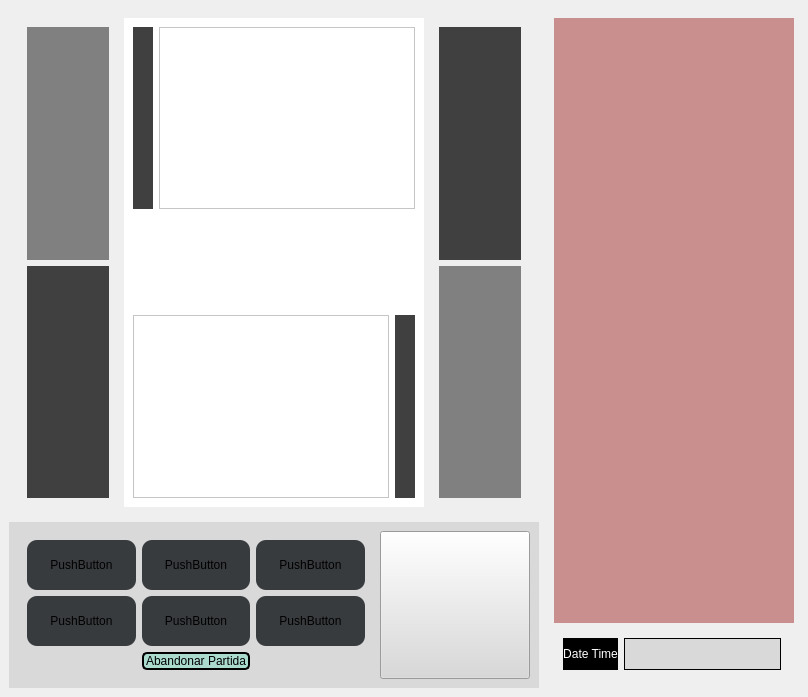
<?xml version="1.0" encoding="UTF-8"?>
<ui version="4.0">
 <class>MainWindow</class>
 <widget class="QMainWindow" name="MainWindow">
  <property name="geometry">
   <rect>
    <x>0</x>
    <y>0</y>
    <width>808</width>
    <height>697</height>
   </rect>
  </property>
  <property name="sizePolicy">
   <sizepolicy hsizetype="Preferred" vsizetype="Preferred">
    <horstretch>0</horstretch>
    <verstretch>0</verstretch>
   </sizepolicy>
  </property>
  <property name="windowTitle">
   <string>MainWindow</string>
  </property>
  <widget class="QWidget" name="centralwidget">
   <property name="sizePolicy">
    <sizepolicy hsizetype="Preferred" vsizetype="Preferred">
     <horstretch>0</horstretch>
     <verstretch>0</verstretch>
    </sizepolicy>
   </property>
   <layout class="QHBoxLayout" name="horizontalLayout_2">
    <item>
     <layout class="QHBoxLayout" name="horizontalLayout">
      <item>
       <layout class="QVBoxLayout" name="verticalLayout_2">
        <item>
         <widget class="QWidget" name="widget" native="true">
          <layout class="QHBoxLayout" name="horizontalLayout_7">
           <item>
            <widget class="QWidget" name="verticalWidget" native="true">
             <property name="minimumSize">
              <size>
               <width>100</width>
               <height>0</height>
              </size>
             </property>
             <property name="maximumSize">
              <size>
               <width>300</width>
               <height>16777215</height>
              </size>
             </property>
             <layout class="QVBoxLayout" name="verticalLayout_4">
              <item>
               <widget class="QWidget" name="gridWidget" native="true">
                <property name="styleSheet">
                 <string notr="true">background-color: rgb(128, 128, 128);</string>
                </property>
                <layout class="QGridLayout" name="gridLayout_3"/>
               </widget>
              </item>
              <item>
               <widget class="QWidget" name="verticalWidget" native="true">
                <property name="styleSheet">
                 <string notr="true">background-color: rgb(64, 64, 64);</string>
                </property>
                <layout class="QVBoxLayout" name="verticalLayout_6"/>
               </widget>
              </item>
             </layout>
            </widget>
           </item>
           <item>
            <widget class="QWidget" name="gridWidget" native="true">
             <property name="minimumSize">
              <size>
               <width>300</width>
               <height>0</height>
              </size>
             </property>
             <property name="maximumSize">
              <size>
               <width>900</width>
               <height>16777215</height>
              </size>
             </property>
             <property name="styleSheet">
              <string notr="true">background-color: rgb(255, 255, 255);</string>
             </property>
             <layout class="QGridLayout" name="gridLayout">
              <item row="1" column="0">
               <spacer name="verticalSpacer">
                <property name="orientation">
                 <enum>Qt::Vertical</enum>
                </property>
                <property name="sizeType">
                 <enum>QSizePolicy::Fixed</enum>
                </property>
                <property name="sizeHint" stdset="0">
                 <size>
                  <width>20</width>
                  <height>100</height>
                 </size>
                </property>
               </spacer>
              </item>
              <item row="0" column="0">
               <layout class="QHBoxLayout" name="horizontalLayout_4">
                <item>
                 <widget class="QLabel" name="label_2">
                  <property name="styleSheet">
                   <string notr="true">background-color: rgb(64, 64, 64);</string>
                  </property>
                  <property name="text">
                   <string/>
                  </property>
                 </widget>
                </item>
                <item>
                 <widget class="QGraphicsView" name="graphicsView_2">
                  <property name="sizePolicy">
                   <sizepolicy hsizetype="Preferred" vsizetype="Preferred">
                    <horstretch>0</horstretch>
                    <verstretch>0</verstretch>
                   </sizepolicy>
                  </property>
                 </widget>
                </item>
               </layout>
              </item>
              <item row="2" column="0">
               <layout class="QHBoxLayout" name="horizontalLayout_5">
                <item>
                 <widget class="QGraphicsView" name="graphicsView">
                  <property name="sizePolicy">
                   <sizepolicy hsizetype="Preferred" vsizetype="Preferred">
                    <horstretch>0</horstretch>
                    <verstretch>0</verstretch>
                   </sizepolicy>
                  </property>
                 </widget>
                </item>
                <item>
                 <widget class="QLabel" name="label">
                  <property name="styleSheet">
                   <string notr="true">background-color: rgb(64, 64, 64);</string>
                  </property>
                  <property name="text">
                   <string/>
                  </property>
                 </widget>
                </item>
               </layout>
              </item>
             </layout>
            </widget>
           </item>
           <item>
            <widget class="QWidget" name="verticalWidget" native="true">
             <property name="minimumSize">
              <size>
               <width>100</width>
               <height>0</height>
              </size>
             </property>
             <property name="maximumSize">
              <size>
               <width>300</width>
               <height>16777215</height>
              </size>
             </property>
             <layout class="QVBoxLayout" name="verticalLayout_5">
              <item>
               <widget class="QWidget" name="verticalWidget_2" native="true">
                <property name="styleSheet">
                 <string notr="true">background-color: rgb(64, 64, 64);</string>
                </property>
                <layout class="QVBoxLayout" name="verticalLayout_7"/>
               </widget>
              </item>
              <item>
               <widget class="QWidget" name="gridWidget_2" native="true">
                <property name="styleSheet">
                 <string notr="true">background-color: rgb(128, 128, 128);</string>
                </property>
                <layout class="QGridLayout" name="gridLayout_4"/>
               </widget>
              </item>
             </layout>
            </widget>
           </item>
          </layout>
         </widget>
        </item>
        <item>
         <widget class="QWidget" name="horizontalWidget" native="true">
          <property name="minimumSize">
           <size>
            <width>200</width>
            <height>0</height>
           </size>
          </property>
          <property name="maximumSize">
           <size>
            <width>16777215</width>
            <height>300</height>
           </size>
          </property>
          <property name="styleSheet">
           <string notr="true">background-color: rgb(217, 217, 217);</string>
          </property>
          <layout class="QHBoxLayout" name="horizontalLayout_3">
           <item>
            <widget class="QWidget" name="gridWidget" native="true">
             <property name="minimumSize">
              <size>
               <width>250</width>
               <height>0</height>
              </size>
             </property>
             <property name="maximumSize">
              <size>
               <width>500</width>
               <height>16777215</height>
              </size>
             </property>
             <property name="styleSheet">
              <string notr="true">background-image: url(:/pokeball.png);</string>
             </property>
             <layout class="QGridLayout" name="gridLayout_2">
              <item row="1" column="1">
               <widget class="QPushButton" name="pushButton_5">
                <property name="minimumSize">
                 <size>
                  <width>100</width>
                  <height>50</height>
                 </size>
                </property>
                <property name="maximumSize">
                 <size>
                  <width>200</width>
                  <height>100</height>
                 </size>
                </property>
                <property name="styleSheet">
                 <string notr="true">  border-radius: 10px;background-color: rgb(55, 59, 61);</string>
                </property>
                <property name="text">
                 <string>PushButton</string>
                </property>
               </widget>
              </item>
              <item row="0" column="1">
               <widget class="QPushButton" name="pushButton_4">
                <property name="minimumSize">
                 <size>
                  <width>100</width>
                  <height>50</height>
                 </size>
                </property>
                <property name="maximumSize">
                 <size>
                  <width>200</width>
                  <height>100</height>
                 </size>
                </property>
                <property name="styleSheet">
                 <string notr="true">background-color: rgb(55, 59, 61);  border-radius: 10px;</string>
                </property>
                <property name="text">
                 <string>PushButton</string>
                </property>
               </widget>
              </item>
              <item row="0" column="2">
               <widget class="QPushButton" name="pushButton_7">
                <property name="minimumSize">
                 <size>
                  <width>100</width>
                  <height>50</height>
                 </size>
                </property>
                <property name="maximumSize">
                 <size>
                  <width>200</width>
                  <height>100</height>
                 </size>
                </property>
                <property name="styleSheet">
                 <string notr="true">background-color: rgb(55, 59, 61);  border-radius: 10px;</string>
                </property>
                <property name="text">
                 <string>PushButton</string>
                </property>
               </widget>
              </item>
              <item row="1" column="0">
               <widget class="QPushButton" name="pushButton_2">
                <property name="minimumSize">
                 <size>
                  <width>100</width>
                  <height>50</height>
                 </size>
                </property>
                <property name="maximumSize">
                 <size>
                  <width>200</width>
                  <height>100</height>
                 </size>
                </property>
                <property name="styleSheet">
                 <string notr="true">background-color: rgb(55, 59, 61);  border-radius: 10px;</string>
                </property>
                <property name="text">
                 <string>PushButton</string>
                </property>
               </widget>
              </item>
              <item row="0" column="0">
               <widget class="QPushButton" name="pushButton">
                <property name="minimumSize">
                 <size>
                  <width>100</width>
                  <height>50</height>
                 </size>
                </property>
                <property name="maximumSize">
                 <size>
                  <width>200</width>
                  <height>100</height>
                 </size>
                </property>
                <property name="styleSheet">
                 <string notr="true">background-color: rgb(55, 59, 61);  border-radius: 10px;</string>
                </property>
                <property name="text">
                 <string>PushButton</string>
                </property>
               </widget>
              </item>
              <item row="1" column="2">
               <widget class="QPushButton" name="pushButton_8">
                <property name="minimumSize">
                 <size>
                  <width>100</width>
                  <height>50</height>
                 </size>
                </property>
                <property name="maximumSize">
                 <size>
                  <width>200</width>
                  <height>100</height>
                 </size>
                </property>
                <property name="styleSheet">
                 <string notr="true">background-color: rgb(55, 59, 61);  border-radius: 10px;</string>
                </property>
                <property name="text">
                 <string>PushButton</string>
                </property>
               </widget>
              </item>
              <item row="2" column="1">
               <widget class="QPushButton" name="abandonar2">
                <property name="styleSheet">
                 <string notr="true">border-style: solid;border-width:2px; border-color: rgb(0,0,0); color: rgb(0,0,0); border-radius: 5px;
background-color: rgb(171, 219, 205);</string>
                </property>
                <property name="text">
                 <string>Abandonar Partida</string>
                </property>
               </widget>
              </item>
             </layout>
            </widget>
           </item>
           <item>
            <widget class="QPushButton" name="Mochila2">
             <property name="maximumSize">
              <size>
               <width>150</width>
               <height>150</height>
              </size>
             </property>
             <property name="styleSheet">
              <string notr="true">image: url(:/bolsa.png);</string>
             </property>
             <property name="text">
              <string/>
             </property>
            </widget>
           </item>
          </layout>
         </widget>
        </item>
       </layout>
      </item>
      <item>
       <widget class="QWidget" name="verticalWidget_2" native="true">
        <property name="minimumSize">
         <size>
          <width>250</width>
          <height>0</height>
         </size>
        </property>
        <property name="maximumSize">
         <size>
          <width>400</width>
          <height>16777215</height>
         </size>
        </property>
        <layout class="QVBoxLayout" name="verticalLayout_3">
         <item>
          <widget class="QWidget" name="verticalWidget" native="true">
           <property name="minimumSize">
            <size>
             <width>240</width>
             <height>0</height>
            </size>
           </property>
           <property name="maximumSize">
            <size>
             <width>16777215</width>
             <height>16777215</height>
            </size>
           </property>
           <property name="styleSheet">
            <string notr="true">background-color: rgb(201, 143, 143);</string>
           </property>
           <layout class="QVBoxLayout" name="verticalLayout"/>
          </widget>
         </item>
         <item>
          <widget class="QWidget" name="horizontalWidget_2" native="true">
           <property name="maximumSize">
            <size>
             <width>300</width>
             <height>50</height>
            </size>
           </property>
           <layout class="QHBoxLayout" name="horizontalLayout_6">
            <item>
             <widget class="QLabel" name="label_18">
              <property name="maximumSize">
               <size>
                <width>125</width>
                <height>40</height>
               </size>
              </property>
              <property name="styleSheet">
               <string notr="true">background-color: rgb(0, 0, 0); color: rgb(255, 255, 255);</string>
              </property>
              <property name="text">
               <string>Date Time</string>
              </property>
              <property name="alignment">
               <set>Qt::AlignCenter</set>
              </property>
             </widget>
            </item>
            <item>
             <widget class="QTextEdit" name="textEdit_3">
              <property name="maximumSize">
               <size>
                <width>220</width>
                <height>40</height>
               </size>
              </property>
              <property name="styleSheet">
               <string notr="true">border-style: solid;border-width:1px; border-color: rgb(0, 0, 0); background-color: rgb(217, 217, 217); color: rgb(0,0,0);</string>
              </property>
             </widget>
            </item>
           </layout>
          </widget>
         </item>
        </layout>
       </widget>
      </item>
     </layout>
    </item>
   </layout>
  </widget>
 </widget>
 <resources/>
 <connections/>
</ui>
